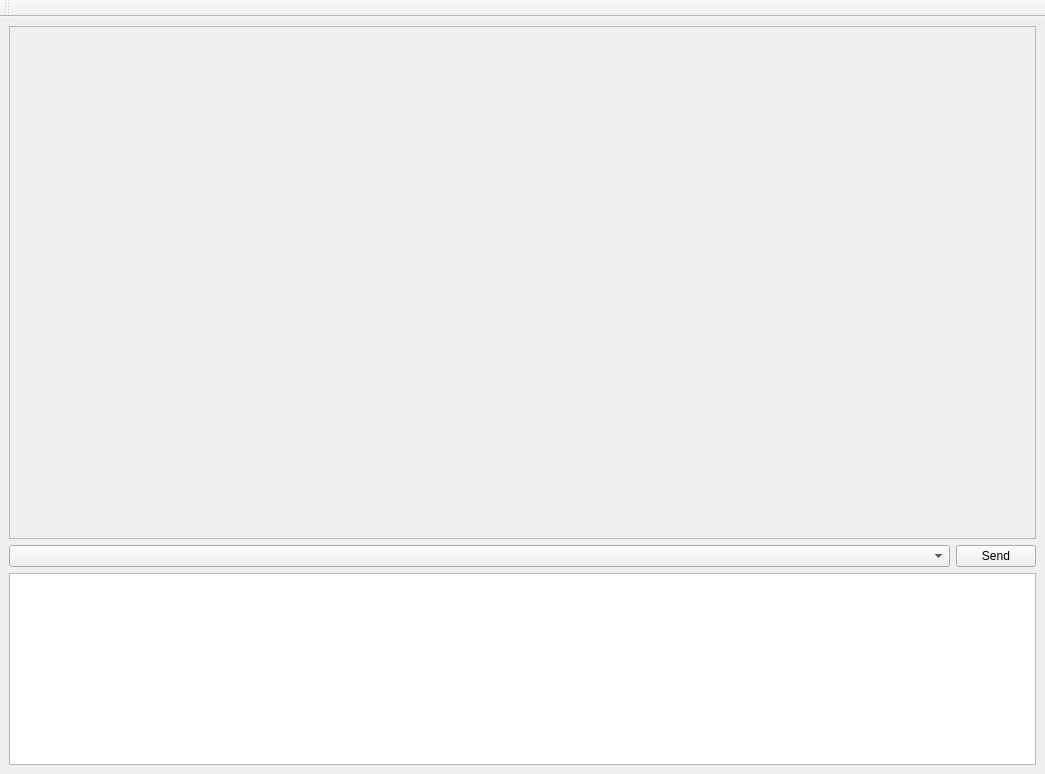
<?xml version="1.0" encoding="UTF-8"?>
<ui version="4.0">
 <class>MainWindow</class>
 <widget class="QMainWindow" name="MainWindow">
  <property name="geometry">
   <rect>
    <x>0</x>
    <y>0</y>
    <width>1045</width>
    <height>774</height>
   </rect>
  </property>
  <property name="windowTitle">
   <string>MainWindow</string>
  </property>
  <widget class="QWidget" name="central_widget">
   <property name="sizePolicy">
    <sizepolicy hsizetype="Expanding" vsizetype="Expanding">
     <horstretch>0</horstretch>
     <verstretch>0</verstretch>
    </sizepolicy>
   </property>
   <layout class="QVBoxLayout" name="verticalLayout">
    <item>
     <widget class="QScrollArea" name="messages_area">
      <property name="horizontalScrollBarPolicy">
       <enum>Qt::ScrollBarAlwaysOff</enum>
      </property>
      <property name="widgetResizable">
       <bool>true</bool>
      </property>
      <widget class="QWidget" name="scrollAreaWidgetContents">
       <property name="sizePolicy">
        <sizepolicy hsizetype="Expanding" vsizetype="Expanding">
         <horstretch>0</horstretch>
         <verstretch>0</verstretch>
        </sizepolicy>
       </property>
       <layout class="QHBoxLayout" name="horizontalLayout">
        <item>
         <layout class="QVBoxLayout" name="messages_layout">
          <property name="spacing">
           <number>7</number>
          </property>
         </layout>
        </item>
       </layout>
      </widget>
     </widget>
    </item>
    <item>
     <layout class="QVBoxLayout" name="prompt_area">
      <item>
       <layout class="QHBoxLayout" name="prompt_bar">
        <item>
         <widget class="QComboBox" name="model_selector">
          <property name="enabled">
           <bool>true</bool>
          </property>
          <property name="sizePolicy">
           <sizepolicy hsizetype="Expanding" vsizetype="Fixed">
            <horstretch>0</horstretch>
            <verstretch>0</verstretch>
           </sizepolicy>
          </property>
         </widget>
        </item>
        <item>
         <widget class="QPushButton" name="prompt_button">
          <property name="text">
           <string>Send</string>
          </property>
         </widget>
        </item>
       </layout>
      </item>
      <item>
       <widget class="QTextEdit" name="prompt_text">
        <property name="sizePolicy">
         <sizepolicy hsizetype="Expanding" vsizetype="Fixed">
          <horstretch>0</horstretch>
          <verstretch>0</verstretch>
         </sizepolicy>
        </property>
       </widget>
      </item>
     </layout>
    </item>
   </layout>
  </widget>
  <widget class="QMenuBar" name="menu_bar">
   <property name="geometry">
    <rect>
     <x>0</x>
     <y>0</y>
     <width>1045</width>
     <height>26</height>
    </rect>
   </property>
  </widget>
  <widget class="QToolBar" name="tool_bar">
   <property name="windowTitle">
    <string>toolBar</string>
   </property>
   <attribute name="toolBarArea">
    <enum>TopToolBarArea</enum>
   </attribute>
   <attribute name="toolBarBreak">
    <bool>false</bool>
   </attribute>
  </widget>
 </widget>
 <resources/>
 <connections/>
</ui>
